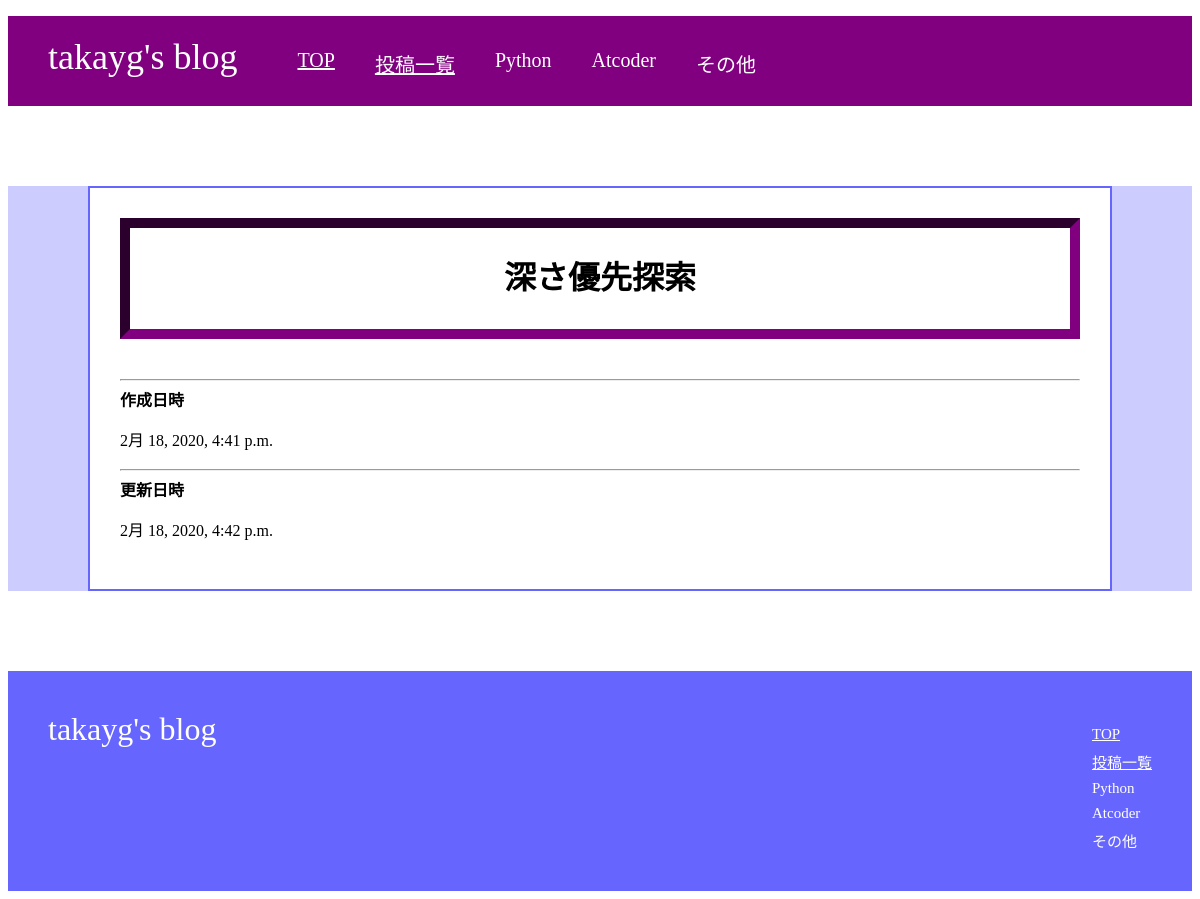
The page /blog_detail/3/ on the database its author committed.
### blog/models.py (models this page shows, shortened)
class Post(models.Model):
    title = models.CharField(max_length=200)
    explanation = models.CharField(max_length=200, null=True)
    text = MarkdownxField('Contents', help_text='To Write with Markdown format')
    created_date = models.DateTimeField(default=timezone.now)
    published_date = models.DateTimeField(blank=True, null=True)
    def formatted_markdown(self):
        return markdownify(self.text)

### blog/views.py (the view)
# urls.py: path('blog_detail/<int:pk>/', views.BlogDetailView.as_view(), name="blog_detail"),
class BlogDetailView(generic.DetailView):
    model = Post
    template_name = 'blog_detail.html'

### blog/templates/blog_detail.html (shortened to what this page needs)
{% load static %}
<!DOCTYPE html>
<html>
    <head>
    <link rel="stylesheet" href="{% static 'css/stylesheet.css' %}" type="text/css">
    <link rel="stylesheet" href="{% static 'js/highlight/styles/dracula.css' %}">
    </head>
    <body>
        <div class="header">
            <div class="header-logo">takayg's blog</div>
            <div class="header-list">
                <ul>
                    <li><a href="{% url 'blog:index' %}" class="white-link">TOP</a></li>
                    <li><a href="{% url 'blog:blog_list' %}" class="white-link">投稿一覧</a></li>
                    <li>Python</li>
                    <li>Atcoder</li>
                    <li>その他</li>
                </ul>
            </div>
        </div>
        <div class="blog-detail-back">
            <div class="blog-detail">
                <div class="title"><h1>{{ object.title }}</h1></div>
                <hr>
                <div class="created-date">
                    <strong>作成日時</strong>
                    <p>{{ object.created_date }}</p>
                </div>
                <hr>
                <div class="updated-date">
                    <strong>更新日時</strong>
                    <p>{{ object.published_date }}</p>
                </div>
            </div>
        </div>
        <div class="footer">
            <div class="footer-logo">takayg's blog</div>
            <div class="footer-list">
              <ul>
                <li><a href="{% url 'blog:index' %}" class="white-link">TOP</a></li>
                <li><a href="{% url 'blog:blog_list' %}" class="white-link">投稿一覧</a></li>
                <li>Python</li>
                <li>Atcoder</li>
                <li>その他</li>
              </ul>
            </div>
        </div>
    </body>
</html>

### static/css/stylesheet.css (style rules this page uses)
.header { background-color: #800080; color: #fff; height: 90px; }
.header-logo { float: left; font-size: 36px; padding: 20px 40px; font-family: 'Lobster', cursive; }
.header-list li { float: left; padding: 33px 20px; font-size: 20px; list-style: none; }
.white-link { color: #fff; }
.footer { color: #fff; background-color: #6666FF; height: 140px; padding: 40px; }
.footer-logo { font-size: 32px; float: left; font-family: 'Lobster', cursive; }
.footer-list { float: right; font-size: 15px; }
.footer-list li { padding-bottom: 8px; list-style: none; }
.blog-detail-back { background-color: #CCCCFF; }
.blog-detail { padding: 30px; border: 2px solid #6666FF; background-color: #fff; margin: 80px; font-size: 16px; line-height: 1.5; }
.title { border: 10px inset #800080; padding: 5px; text-align: center; margin-bottom: 40px; }

### rows shown on the page
Post: title "深さ優先探索", created_date "2月 18, 2020, 4:41 p.m.", published_date "2月 18, 2020, 4:42 p.m."
